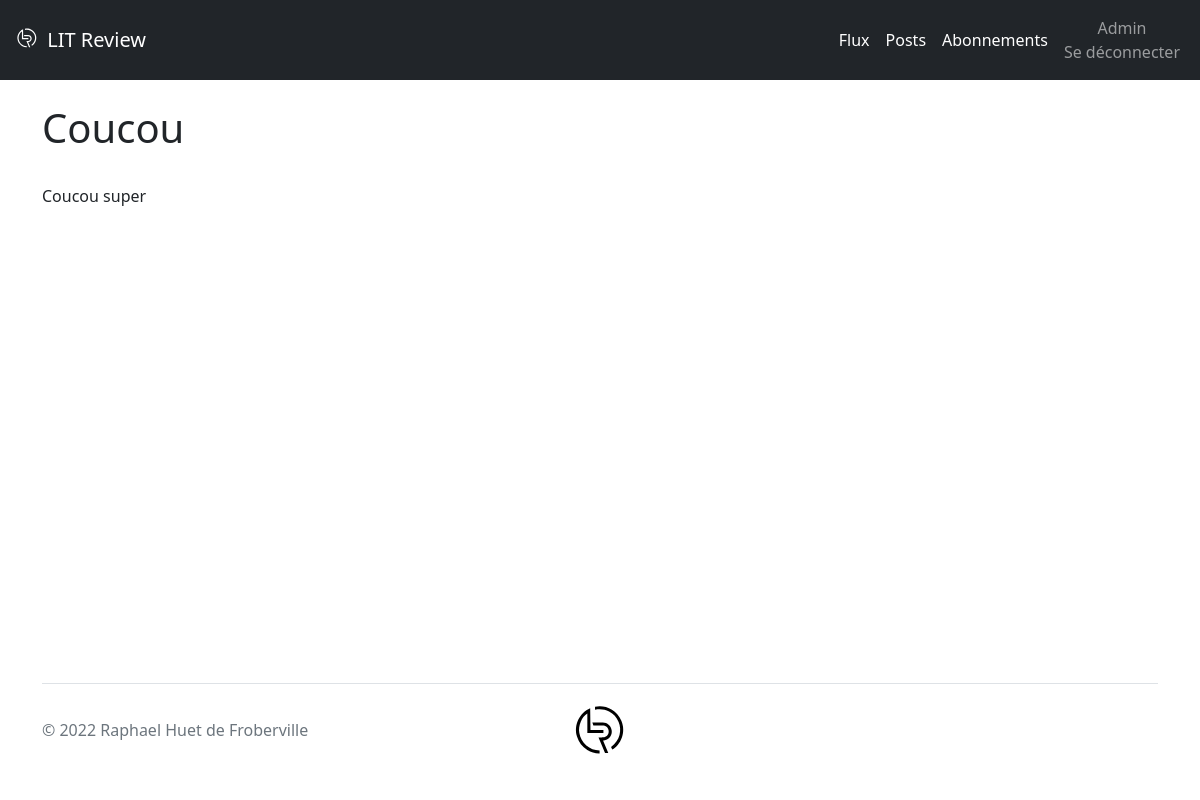
/view_ticket/1 (signed in), run on the app's committed database.
### user/models.py (models this page shows, shortened)
class User(AbstractUser, PermissionsMixin):
    email = models.EmailField(_('Email address'), unique=True)
    description = models.TextField(_('User description'), max_length=2048, blank=True)
    USERNAME_FIELD = 'email'
    REQUIRED_FIELDS = ['username']

### book_review/models.py (models this page shows, shortened)
class Ticket(models.Model):
    title = models.CharField(max_length=128)
    description = models.TextField(max_length=2048, blank=True)
    user = models.ForeignKey(to=get_user_model(), on_delete=models.CASCADE)
    image = models.ImageField(null=True, blank=True)
    time_created = models.DateTimeField(auto_now_add=True)

### book_review/views.py (the view)
# urls.py: path('view_ticket/<int:ticket_id>', views.view_ticket, name="view_ticket"),
@login_required()
def view_ticket(request, ticket_id):
    ticket = get_object_or_404(Ticket, pk=ticket_id)
    return render(request, 'view_ticket.html', locals())

### book_review/templates/view_ticket.html (shortened to what this page needs)
{% extends 'index.html' %}
{% block content %}
    {% if ticket %}
        <h1>{{ ticket.title }}</h1>
        <p>{{ ticket.description }}</p>
    {% endif %}
{% endblock %}

### templates/header.html (shortened to what this page needs)
{% load static %}
<nav class="navbar navbar-expand-lg navbar-dark bg-dark">
    <div class="container-fluid">
        <a class="navbar-brand" href="{% url 'list_reviews'%}">
            <img src="{% static 'img/logo-LitReview.svg' %}" alt="LitReview-Logo" width="30"
                 height="24" class="d-inline-block align-text-top">
            LIT Review</a>
        <div class="collapse navbar-collapse justify-content-end" id="navbarNav">
            <ul class="navbar-nav align-items-end align-items-md-center">
                {% if user.is_authenticated %}
                <li class="nav-item">
                    <a class="nav-link active" aria-current="page" href="{% url 'list_reviews' %}">Flux</a>
                </li>
                <li class="nav-item">
                    <a class="nav-link active" href="{% url 'create_ticket' %}">Posts</a>
                </li>
                <li class="nav-item">
                    <a class="nav-link active" href="#">Abonnements</a>
                </li>
                    <li class="nav-item">
                        <a class="nav-link text-center" href="{% url 'logout_user' %}">
                            <span class="text-capitalize"
                        >{{ user.username }}</span><br>Se déconnecter</a>
                    </li>
                {% else %}
                    <li class="nav-item">
                        <a class="nav-link active" href="{% url 'login_user' %}">Se connecter</a>
                    </li>
                {% endif %}
            </ul>
        </div>
    </div>
</nav>

### data on the page
User: username "Admin"
Ticket: title "Coucou", description "Coucou super"
